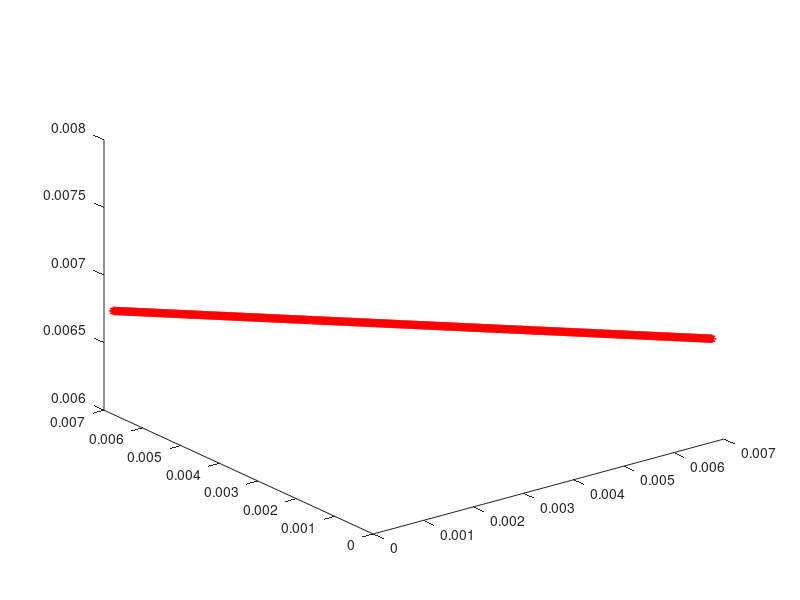

The MATLAB script that drew this image: (Note: this script raises an error after producing the figure.)
%% PMOP13 and 14 are degenrated problems.
P =1;
M = 10; %% objs
x=[0:0.001:1];
%%%%%%%%%%%%%%%%%%%%%%%%%%%%%%%%%%%%%%%%%%%%%%%%%%%%%%%%%%
A=2;
B=1;
S=-2;
%%%%%%%%%%%%%%%%%%%%%%%%%%%%%%%%%%%%%%%%%%%%%%%%%%%%%%%%%%
% x=[0:0.01:1];
% y=[0:0.01:1];
% [u,v]=meshgrid(x,y);
% m1 = 5+10.*(u-0.5).^2+ cos(A.*u.^B.*pi)./(A.*2.^S);
% mkk=sqrt(m1);
% f1=mkk.*u.*v;
% f2=mkk.*u.*(1-v);
% f3=mkk.*(1-u);
% plot3(f1,f2,f3,'k');
% hold on
%%%%%%%%%%%%%%%%%%%%%%%%%%%%%%%%%%%%%%%%%%%%%%%%%%%%%%%%%%%%%%%%%%%%%%%%%%%
%% parameters in knee function;
m1 = 5+10.*(x-0.5).^2+ cos(A.*x.^B.*pi)./(A.*2.^S);
%%%%%%%%%%%%%%%%%%%%%%%%%%%%%%%%%%%%%%%%%%%%%%%%%%%%%%%%%%%%%%%%%%%%%%%%%%%
%% find the index of the minima  
[~,N] = size(x); %% the size of x
[mm,mxid] = min(m1(1,1:N));
%% [mm2,mxid2] = min(m1(1,index:N));
%% corresponding x 
xknee = [];
minx = x(mxid);
%% minx2 = x(mxid2+index-1);
xknee =[xknee;minx];
% %%%%%%%%%%%%%%%%%%%%%%%%%%%%%%%%%%%%%%%%%%%%%%%%%%%%%%%%%%%%%%%%%%%%%%%%%%%
[nx,ny] = size(x);
vark = zeros(ny,M-1);
tmmp = repmat(xknee,ny,M-2);
vark(:,1:M-2) = tmmp;
vark(:,M-1) = x';
% %%%%%%%%%%%%%%%%%%%%%%%%%%%%%%%%%%%%%%%%%%%%%%%%%%%%%%%%%%%%
kneef = 5+10.*(xknee-0.5).^2+ cos(A.*xknee.^B.*pi)./(A.*2.^S);
kneef = sqrt(kneef);
% %%%%%%%%%%%%%%%%%%%%%%%%%%%%%%%%%%%%%%%%%%%%%%%%%%%%%%%%%%%%
PopObj = ones(N,M);  
for i=1:M
      PopObj(:,i) = PopObj(:,i).*(1.0).* kneef;
end
for i=1:M
               for j=1:M-i
                  PopObj(:,i) =  PopObj(:,i).*power(vark(:,j), P);
               end
               if i~=1
                   aux = M - i +1;
                   PopObj(:,i)= PopObj(:,i).*(1 - power(vark(:,aux), P));
               end
end
plot3(PopObj(:,1),PopObj(:,2),PopObj(:,3),'r*');
hold on
%%%%%%%%%%%%%%%%%%%%%%%%%%%%%%%%%%%%%%%%%%%%%%%%%%%%%%%%%%%
saveKnee('PMOP13-',PopObj,M);
% view(124,21)
